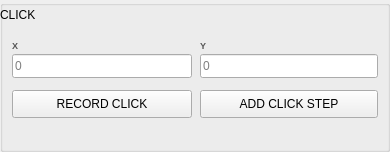
     <widget class="QGroupBox" name="advancedClickGroup">
      <property name="geometry">
       <rect>
        <x>10</x>
        <y>668</y>
        <width>390</width>
        <height>152</height>
       </rect>
      </property>
      <property name="visible">
       <bool>false</bool>
      </property>
      <property name="title">
       <string/>
      </property>
      <widget class="QLabel" name="clickHeaderLabel">
       <property name="geometry">
        <rect>
         <x>0</x>
         <y>0</y>
         <width>390</width>
         <height>30</height>
        </rect>
       </property>
       <property name="text">
        <string>CLICK</string>
       </property>
      </widget>
      <widget class="QLabel" name="advClickXLabel">
       <property name="geometry">
        <rect>
         <x>12</x>
         <y>38</y>
         <width>14</width>
         <height>14</height>
        </rect>
       </property>
       <property name="styleSheet">
        <string notr="true">color: #555555; font-family: "Inter", sans-serif; font-size: 9px; font-weight: 700; letter-spacing: 1; background-color: transparent;</string>
       </property>
       <property name="text">
        <string>X</string>
       </property>
      </widget>
      <widget class="QLineEdit" name="advClickXInput">
       <property name="geometry">
        <rect>
         <x>12</x>
         <y>54</y>
         <width>180</width>
         <height>24</height>
        </rect>
       </property>
       <property name="placeholderText">
        <string>0</string>
       </property>
      </widget>
      <widget class="QLabel" name="advClickYLabel">
       <property name="geometry">
        <rect>
         <x>200</x>
         <y>38</y>
         <width>14</width>
         <height>14</height>
        </rect>
       </property>
       <property name="styleSheet">
        <string notr="true">color: #555555; font-family: "Inter", sans-serif; font-size: 9px; font-weight: 700; letter-spacing: 1; background-color: transparent;</string>
       </property>
       <property name="text">
        <string>Y</string>
       </property>
      </widget>
      <widget class="QLineEdit" name="advClickYInput">
       <property name="geometry">
        <rect>
         <x>200</x>
         <y>54</y>
         <width>178</width>
         <height>24</height>
        </rect>
       </property>
       <property name="placeholderText">
        <string>0</string>
       </property>
      </widget>
      <widget class="QPushButton" name="advRecordClickButton">
       <property name="geometry">
        <rect>
         <x>12</x>
         <y>90</y>
         <width>180</width>
         <height>28</height>
        </rect>
       </property>
       <property name="text">
        <string>RECORD CLICK</string>
       </property>
      </widget>
      <widget class="QPushButton" name="addAdvancedClickButton">
       <property name="geometry">
        <rect>
         <x>200</x>
         <y>90</y>
         <width>178</width>
         <height>28</height>
        </rect>
       </property>
       <property name="text">
        <string>ADD CLICK STEP</string>
       </property>
      </widget>
     </widget>
